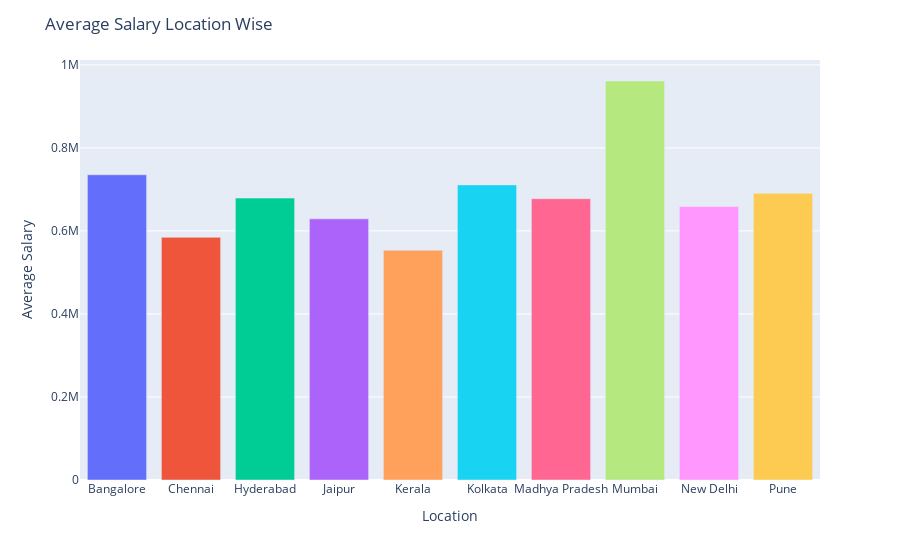

Here is the notebook cell this chart was saved with:
### Code cell
fig

### Figure 1 — Plotly figure (JSON) as saved in the notebook; plotly's stock layout.template omitted (floating-point values rounded to 4 significant figures)
{"data": [{"alignmentgroup": "True", "hovertemplate": "Location=%{x}<br>Average Salary=%{y}<extra></extra>", "legendgroup": "Bangalore", "marker": {"color": "#636efa", "pattern": {"shape": ""}}, "name": "Bangalore", "offsetgroup": "Bangalore", "orientation": "v", "showlegend": true, "textposition": "auto", "type": "bar", "x": ["Bangalore"], "xaxis": "x", "y": [735300.0], "yaxis": "y"}, {"alignmentgroup": "True", "hovertemplate": "Location=%{x}<br>Average Salary=%{y}<extra></extra>", "legendgroup": "Chennai", "marker": {"color": "#EF553B", "pattern": {"shape": ""}}, "name": "Chennai", "offsetgroup": "Chennai", "orientation": "v", "showlegend": true, "textposition": "auto", "type": "bar", "x": ["Chennai"], "xaxis": "x", "y": [584600.0], "yaxis": "y"}, {"alignmentgroup": "True", "hovertemplate": "Location=%{x}<br>Average Salary=%{y}<extra></extra>", "legendgroup": "Hyderabad", "marker": {"color": "#00cc96", "pattern": {"shape": ""}}, "name": "Hyderabad", "offsetgroup": "Hyderabad", "orientation": "v", "showlegend": true, "textposition": "auto", "type": "bar", "x": ["Hyderabad"], "xaxis": "x", "y": [679100.0], "yaxis": "y"}, {"alignmentgroup": "True", "hovertemplate": "Location=%{x}<br>Average Salary=%{y}<extra></extra>", "legendgroup": "Jaipur", "marker": {"color": "#ab63fa", "pattern": {"shape": ""}}, "name": "Jaipur", "offsetgroup": "Jaipur", "orientation": "v", "showlegend": true, "textposition": "auto", "type": "bar", "x": ["Jaipur"], "xaxis": "x", "y": [629100.0], "yaxis": "y"}, {"alignmentgroup": "True", "hovertemplate": "Location=%{x}<br>Average Salary=%{y}<extra></extra>", "legendgroup": "Kerala", "marker": {"color": "#FFA15A", "pattern": {"shape": ""}}, "name": "Kerala", "offsetgroup": "Kerala", "orientation": "v", "showlegend": true, "textposition": "auto", "type": "bar", "x": ["Kerala"], "xaxis": "x", "y": [553600.0], "yaxis": "y"}, {"alignmentgroup": "True", "hovertemplate": "Location=%{x}<br>Average Salary=%{y}<extra></extra>", "legendgroup": "Kolkata", "marker": {"color": "#19d3f3", "pattern": {"shape": ""}}, "name": "Kolkata", "offsetgroup": "Kolkata", "orientation": "v", "showlegend": true, "textposition": "auto", "type": "bar", "x": ["Kolkata"], "xaxis": "x", "y": [710900.0], "yaxis": "y"}, {"alignmentgroup": "True", "hovertemplate": "Location=%{x}<br>Average Salary=%{y}<extra></extra>", "legendgroup": "Madhya Pradesh", "marker": {"color": "#FF6692", "pattern": {"shape": ""}}, "name": "Madhya Pradesh", "offsetgroup": "Madhya Pradesh", "orientation": "v", "showlegend": true, "textposition": "auto", "type": "bar", "x": ["Madhya Pradesh"], "xaxis": "x", "y": [677600.0], "yaxis": "y"}, {"alignmentgroup": "True", "hovertemplate": "Location=%{x}<br>Average Salary=%{y}<extra></extra>", "legendgroup": "Mumbai", "marker": {"color": "#B6E880", "pattern": {"shape": ""}}, "name": "Mumbai", "offsetgroup": "Mumbai", "orientation": "v", "showlegend": true, "textposition": "auto", "type": "bar", "x": ["Mumbai"], "xaxis": "x", "y": [961200.0], "yaxis": "y"}, {"alignmentgroup": "True", "hovertemplate": "Location=%{x}<br>Average Salary=%{y}<extra></extra>", "legendgroup": "New Delhi", "marker": {"color": "#FF97FF", "pattern": {"shape": ""}}, "name": "New Delhi", "offsetgroup": "New Delhi", "orientation": "v", "showlegend": true, "textposition": "auto", "type": "bar", "x": ["New Delhi"], "xaxis": "x", "y": [658800.0], "yaxis": "y"}, {"alignmentgroup": "True", "hovertemplate": "Location=%{x}<br>Average Salary=%{y}<extra></extra>", "legendgroup": "Pune", "marker": {"color": "#FECB52", "pattern": {"shape": ""}}, "name": "Pune", "offsetgroup": "Pune", "orientation": "v", "showlegend": true, "textposition": "auto", "type": "bar", "x": ["Pune"], "xaxis": "x", "y": [690500.0], "yaxis": "y"}], "layout": {"barmode": "relative", "legend": {"title": {"text": "Location"}, "tracegroupgap": 0}, "margin": {"t": 60}, "showlegend": false, "title": {"text": "Average Salary Location Wise"}, "xaxis": {"anchor": "y", "categoryarray": ["Bangalore", "Chennai", "Hyderabad", "Jaipur", "Kerala", "Kolkata", "Madhya Pradesh", "Mumbai", "New Delhi", "Pune"], "categoryorder": "array", "domain": [0, 1], "title": {"text": "Location"}}, "yaxis": {"anchor": "x", "domain": [0, 1], "title": {"text": "Average Salary"}}}}
